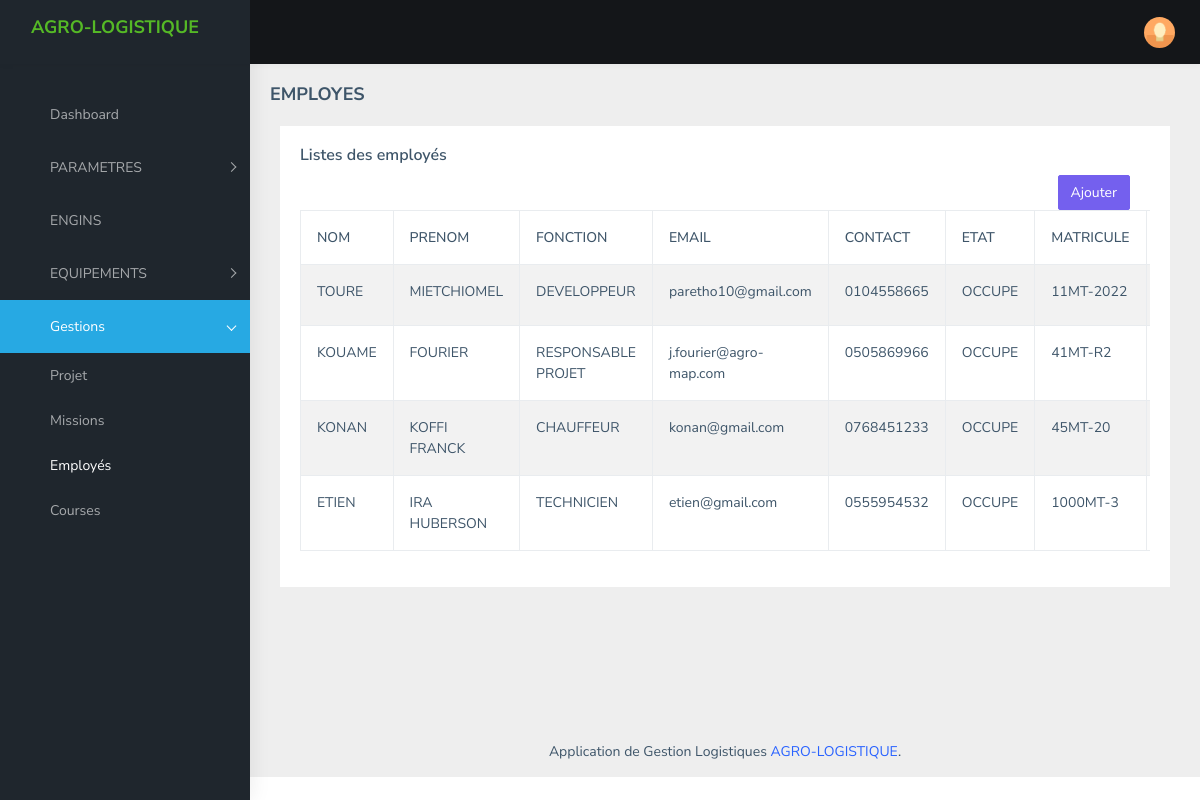
The page /gestions/index_employe/ (signed in) on the database its author committed.
### gestions/models.py (models this page shows, shortened)
class Employer(models.Model):
    nom = models.CharField(max_length=255)
    prenom = models.CharField(max_length=255)
    fonction = models.ForeignKey(Fonction, on_delete=models.CASCADE)
    email = models.EmailField()
    contact = models.CharField(max_length=100, blank=True, null=True)
    matricule = models.CharField(max_length=255, blank=True, null=True)
    materiel = models.ManyToManyField(Materiel, through='Attribution')
    etat = models.CharField(max_length=50, choices=ETAT, default='')
    created_at = models.DateTimeField(auto_now_add=True)
    updated_at = models.DateTimeField(auto_now=True)

### parametres/models.py (models this page shows, shortened)
class Fonction(models.Model):
    libelle = models.CharField(max_length=225,unique=True)
    created_at = models.DateTimeField(auto_now_add=True)
    updated_at = models.DateTimeField(auto_now=True)
    def __str__(self):
        return '%s' % (self.libelle)

### gestions/views.py (the view)
# urls.py: path('index_employe/', EmployeView, name='employes'),
@login_required(login_url='compteuser:login')
def EmployeView(request):
    employes = Employer.objects.all()
    context = {
        'employes':employes
    }
    return render(request, 'empl/employe.html',context)

### gestions/templates/empl/employe.html (shortened to what this page needs)
{% extends 'base.html' %}
{% block breadcumbs %}
    <div class="page-breadcrumb">
          <div class="row">
            <div class="col-12 d-flex no-block align-items-center">
              <h4 class="page-title">EMPLOYES</h4>
            </div>
          </div>
        </div>
{% endblock %}
{% block content %}
<div class="container-fluid">
    <div class="row">
       <div class="col-12">
   <div class="card">
       <div class="card-body">
         <h5 class="card-title">Listes des employés</h5>
         <div class="table-responsive">
           <a href="{% url 'gestions:ajout_employe' %}" class="btn btn-primary" style="float: right; margin-right: 20px;" > Ajouter </a>
           <table id="zero_config" class="table table-striped table-bordered">
             <thead>
               <tr>
                 <th>NOM</th>
                 <th >PRENOM</th>
                 <th >FONCTION</th>
                 <th >EMAIL</th>
                 <th >CONTACT</th>
                 <th >ETAT</th>
                 <th >MATRICULE</th>
                 <th >ACTION</th>
               </tr>
             </thead>
             <tbody>
                {% for employe in employes %}
                <tr>
                    <td>{{employe.nom}}</td>
                    <td>{{employe.prenom}}</td>
                    <td>{{employe.fonction}}</td>
                    <td>{{employe.email}}</td>
                    <td>{{employe.contact}}</td>
                    <td>{{employe.etat}}</td>
                    <td>{{employe.matricule}}</td>
                    <td>
                    </td>
                  </tr>
                {% endfor %}
           </table>
         </div>
       </div>
     </div>
     </div>
     </div>
     </div>
{% endblock %}

### rows shown on the page
Employer: nom "TOURE", prenom "MIETCHIOMEL", fonction "DEVELOPPEUR", email "paretho10@gmail.com", contact "0104558665", etat "OCCUPE", matricule "11MT-2022"
Employer: nom "KOUAME", prenom "FOURIER", fonction "RESPONSABLE PROJET", email "j.fourier@agro-map.com", contact "0505869966", etat "OCCUPE", matricule "41MT-R2"
Employer: nom "KONAN", prenom "KOFFI FRANCK", fonction "CHAUFFEUR", email "konan@gmail.com", contact "0768451233", etat "OCCUPE", matricule "45MT-20"
Employer: nom "ETIEN", prenom "IRA HUBERSON", fonction "TECHNICIEN", email "etien@gmail.com", contact "0555954532", etat "OCCUPE", matricule "1000MT-3"
